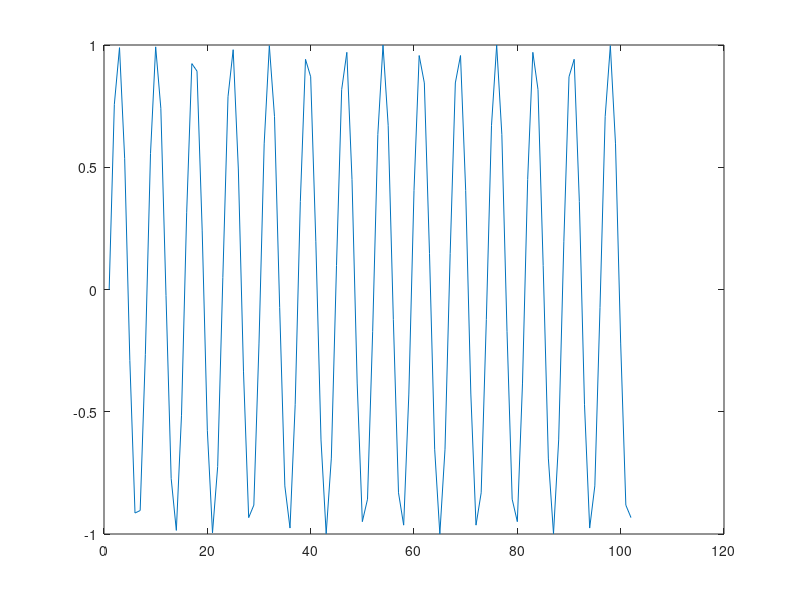

The MATLAB source for this figure:
fs = 512;                    % Sampling frequency (samples per second)
dt = 1/fs;                   % seconds per sample
StopTime = 0.2;             % seconds
t = (0:dt:StopTime-dt)';     % seconds
F = 70;                      % Sine wave frequency (hertz)
data = sin(2*pi*F*t);
plot(data)